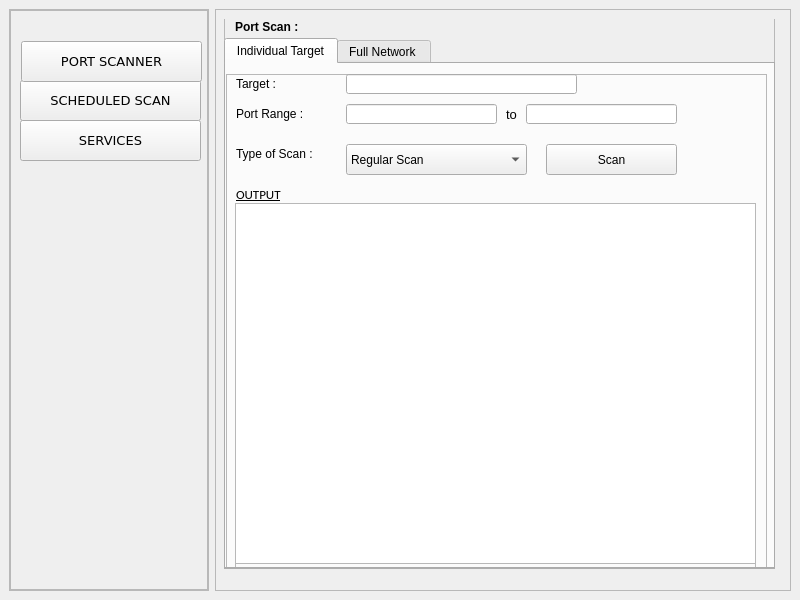
<?xml version="1.0" encoding="UTF-8"?>
<ui version="4.0">
 <class>MainWindow</class>
 <widget class="QMainWindow" name="MainWindow">
  <property name="geometry">
   <rect>
    <x>0</x>
    <y>0</y>
    <width>800</width>
    <height>600</height>
   </rect>
  </property>
  <property name="windowTitle">
   <string>MainWindow</string>
  </property>
  <widget class="QWidget" name="centralwidget">
   <layout class="QHBoxLayout" name="horizontalLayout">
    <item>
     <widget class="QFrame" name="SideMenu">
      <property name="maximumSize">
       <size>
        <width>200</width>
        <height>16777215</height>
       </size>
      </property>
      <property name="frameShape">
       <enum>QFrame::StyledPanel</enum>
      </property>
      <property name="frameShadow">
       <enum>QFrame::Raised</enum>
      </property>
      <layout class="QHBoxLayout" name="horizontalLayout_2">
       <property name="spacing">
        <number>0</number>
       </property>
       <property name="leftMargin">
        <number>0</number>
       </property>
       <property name="topMargin">
        <number>0</number>
       </property>
       <property name="rightMargin">
        <number>0</number>
       </property>
       <property name="bottomMargin">
        <number>0</number>
       </property>
       <item>
        <widget class="QFrame" name="SideMenuCon">
         <property name="frameShape">
          <enum>QFrame::StyledPanel</enum>
         </property>
         <property name="frameShadow">
          <enum>QFrame::Raised</enum>
         </property>
         <widget class="QPushButton" name="scheduledscan">
          <property name="geometry">
           <rect>
            <x>10</x>
            <y>70</y>
            <width>181</width>
            <height>41</height>
           </rect>
          </property>
          <property name="font">
           <font>
            <family>Verdana</family>
            <pointsize>10</pointsize>
            <weight>50</weight>
            <bold>false</bold>
           </font>
          </property>
          <property name="text">
           <string>SCHEDULED SCAN</string>
          </property>
         </widget>
         <widget class="QPushButton" name="services">
          <property name="geometry">
           <rect>
            <x>10</x>
            <y>110</y>
            <width>181</width>
            <height>41</height>
           </rect>
          </property>
          <property name="font">
           <font>
            <family>Verdana</family>
            <pointsize>10</pointsize>
           </font>
          </property>
          <property name="text">
           <string>SERVICES</string>
          </property>
         </widget>
         <widget class="QPushButton" name="portscanner">
          <property name="geometry">
           <rect>
            <x>11</x>
            <y>31</y>
            <width>181</width>
            <height>41</height>
           </rect>
          </property>
          <property name="font">
           <font>
            <family>Verdana</family>
            <pointsize>10</pointsize>
            <weight>50</weight>
            <bold>false</bold>
           </font>
          </property>
          <property name="text">
           <string>PORT SCANNER</string>
          </property>
          <property name="checkable">
           <bool>false</bool>
          </property>
          <property name="autoDefault">
           <bool>false</bool>
          </property>
          <property name="default">
           <bool>false</bool>
          </property>
         </widget>
        </widget>
       </item>
      </layout>
     </widget>
    </item>
    <item>
     <widget class="QFrame" name="frame_2">
      <property name="frameShape">
       <enum>QFrame::StyledPanel</enum>
      </property>
      <property name="frameShadow">
       <enum>QFrame::Raised</enum>
      </property>
      <widget class="QStackedWidget" name="stackedWidget">
       <property name="geometry">
        <rect>
         <x>0</x>
         <y>10</y>
         <width>561</width>
         <height>571</height>
        </rect>
       </property>
       <property name="currentIndex">
        <number>0</number>
       </property>
       <widget class="QWidget" name="PortScanner">
        <widget class="QFrame" name="frame_4">
         <property name="geometry">
          <rect>
           <x>9</x>
           <y>-1</y>
           <width>551</width>
           <height>551</height>
          </rect>
         </property>
         <property name="frameShape">
          <enum>QFrame::StyledPanel</enum>
         </property>
         <property name="frameShadow">
          <enum>QFrame::Raised</enum>
         </property>
         <widget class="QTabWidget" name="tab1_3">
          <property name="geometry">
           <rect>
            <x>0</x>
            <y>20</y>
            <width>551</width>
            <height>531</height>
           </rect>
          </property>
          <property name="currentIndex">
           <number>0</number>
          </property>
          <widget class="QWidget" name="individualScanTab">
           <property name="toolTip">
            <string>&lt;html&gt;&lt;head/&gt;&lt;body&gt;&lt;p&gt;axca&lt;/p&gt;&lt;p&gt;&lt;br/&gt;&lt;/p&gt;&lt;/body&gt;&lt;/html&gt;</string>
           </property>
           <attribute name="title">
            <string>Individual Target</string>
           </attribute>
           <widget class="QFrame" name="frame_5">
            <property name="geometry">
             <rect>
              <x>0</x>
              <y>10</y>
              <width>541</width>
              <height>511</height>
             </rect>
            </property>
            <property name="frameShape">
             <enum>QFrame::StyledPanel</enum>
            </property>
            <property name="frameShadow">
             <enum>QFrame::Raised</enum>
            </property>
            <widget class="QLineEdit" name="ind_targetinput">
             <property name="geometry">
              <rect>
               <x>120</x>
               <y>0</y>
               <width>231</width>
               <height>20</height>
              </rect>
             </property>
            </widget>
            <widget class="QLabel" name="Targetlabel">
             <property name="geometry">
              <rect>
               <x>10</x>
               <y>0</y>
               <width>71</width>
               <height>21</height>
              </rect>
             </property>
             <property name="text">
              <string>&lt;html&gt;&lt;head/&gt;&lt;body&gt;&lt;p&gt;&lt;span style=&quot; font-size:9pt;&quot;&gt;Target :&lt;/span&gt;&lt;/p&gt;&lt;/body&gt;&lt;/html&gt;</string>
             </property>
            </widget>
            <widget class="QLineEdit" name="ind_portinput">
             <property name="geometry">
              <rect>
               <x>120</x>
               <y>30</y>
               <width>151</width>
               <height>20</height>
              </rect>
             </property>
            </widget>
            <widget class="QLabel" name="portlabel">
             <property name="geometry">
              <rect>
               <x>10</x>
               <y>30</y>
               <width>81</width>
               <height>21</height>
              </rect>
             </property>
             <property name="text">
              <string>&lt;html&gt;&lt;head/&gt;&lt;body&gt;&lt;p&gt;&lt;span style=&quot; font-size:9pt;&quot;&gt;Port Range :&lt;/span&gt;&lt;/p&gt;&lt;/body&gt;&lt;/html&gt;</string>
             </property>
            </widget>
            <widget class="QPushButton" name="ind_ScanButton">
             <property name="geometry">
              <rect>
               <x>320</x>
               <y>70</y>
               <width>131</width>
               <height>31</height>
              </rect>
             </property>
             <property name="text">
              <string>Scan</string>
             </property>
            </widget>
            <widget class="QLabel" name="tolabel_3">
             <property name="geometry">
              <rect>
               <x>280</x>
               <y>30</y>
               <width>21</width>
               <height>20</height>
              </rect>
             </property>
             <property name="minimumSize">
              <size>
               <width>0</width>
               <height>20</height>
              </size>
             </property>
             <property name="maximumSize">
              <size>
               <width>21</width>
               <height>20</height>
              </size>
             </property>
             <property name="font">
              <font>
               <pointsize>10</pointsize>
              </font>
             </property>
             <property name="text">
              <string>to</string>
             </property>
            </widget>
            <widget class="QLabel" name="Outputlabel">
             <property name="geometry">
              <rect>
               <x>10</x>
               <y>110</y>
               <width>521</width>
               <height>21</height>
              </rect>
             </property>
             <property name="font">
              <font>
               <family>Calibri</family>
               <pointsize>10</pointsize>
               <underline>true</underline>
              </font>
             </property>
             <property name="text">
              <string>&lt;html&gt;&lt;head/&gt;&lt;body&gt;&lt;p&gt;OUTPUT&lt;/p&gt;&lt;/body&gt;&lt;/html&gt;</string>
             </property>
            </widget>
            <widget class="QFrame" name="frame">
             <property name="geometry">
              <rect>
               <x>9</x>
               <y>129</y>
               <width>521</width>
               <height>381</height>
              </rect>
             </property>
             <property name="frameShape">
              <enum>QFrame::StyledPanel</enum>
             </property>
             <property name="frameShadow">
              <enum>QFrame::Raised</enum>
             </property>
             <widget class="QTextEdit" name="indScanOpArea">
              <property name="geometry">
               <rect>
                <x>0</x>
                <y>0</y>
                <width>521</width>
                <height>361</height>
               </rect>
              </property>
              <property name="minimumSize">
               <size>
                <width>521</width>
                <height>351</height>
               </size>
              </property>
             </widget>
            </widget>
            <widget class="QLineEdit" name="ind_portinput_2">
             <property name="geometry">
              <rect>
               <x>300</x>
               <y>30</y>
               <width>151</width>
               <height>20</height>
              </rect>
             </property>
            </widget>
            <widget class="QLabel" name="label_2">
             <property name="geometry">
              <rect>
               <x>10</x>
               <y>70</y>
               <width>101</width>
               <height>21</height>
              </rect>
             </property>
             <property name="text">
              <string>&lt;html&gt;&lt;head/&gt;&lt;body&gt;&lt;p&gt;&lt;span style=&quot; font-size:9pt;&quot;&gt;Type of Scan :&lt;/span&gt;&lt;/p&gt;&lt;/body&gt;&lt;/html&gt;</string>
             </property>
            </widget>
            <widget class="QComboBox" name="ind_typeOfPortScan">
             <property name="geometry">
              <rect>
               <x>120</x>
               <y>70</y>
               <width>181</width>
               <height>31</height>
              </rect>
             </property>
             <item>
              <property name="text">
               <string>Regular Scan</string>
              </property>
             </item>
             <item>
              <property name="text">
               <string>Ping Scan</string>
              </property>
             </item>
             <item>
              <property name="text">
               <string>Intensive Scan</string>
              </property>
             </item>
             <item>
              <property name="text">
               <string>Intensive | UDP Scan</string>
              </property>
             </item>
             <item>
              <property name="text">
               <string>Intensive | TCP Scan</string>
              </property>
             </item>
            </widget>
           </widget>
          </widget>
          <widget class="QWidget" name="FullScanTab">
           <attribute name="title">
            <string>Full Network </string>
           </attribute>
          </widget>
         </widget>
        </widget>
        <widget class="QLabel" name="label_7">
         <property name="geometry">
          <rect>
           <x>20</x>
           <y>0</y>
           <width>521</width>
           <height>16</height>
          </rect>
         </property>
         <property name="text">
          <string>&lt;html&gt;&lt;head/&gt;&lt;body&gt;&lt;p&gt;&lt;span style=&quot; font-size:9pt; font-weight:600;&quot;&gt;Port Scan :&lt;/span&gt;&lt;/p&gt;&lt;/body&gt;&lt;/html&gt;</string>
         </property>
        </widget>
       </widget>
       <widget class="QWidget" name="Services"/>
       <widget class="QWidget" name="ScheduledScan"/>
      </widget>
     </widget>
    </item>
   </layout>
  </widget>
 </widget>
 <resources/>
 <connections/>
</ui>
